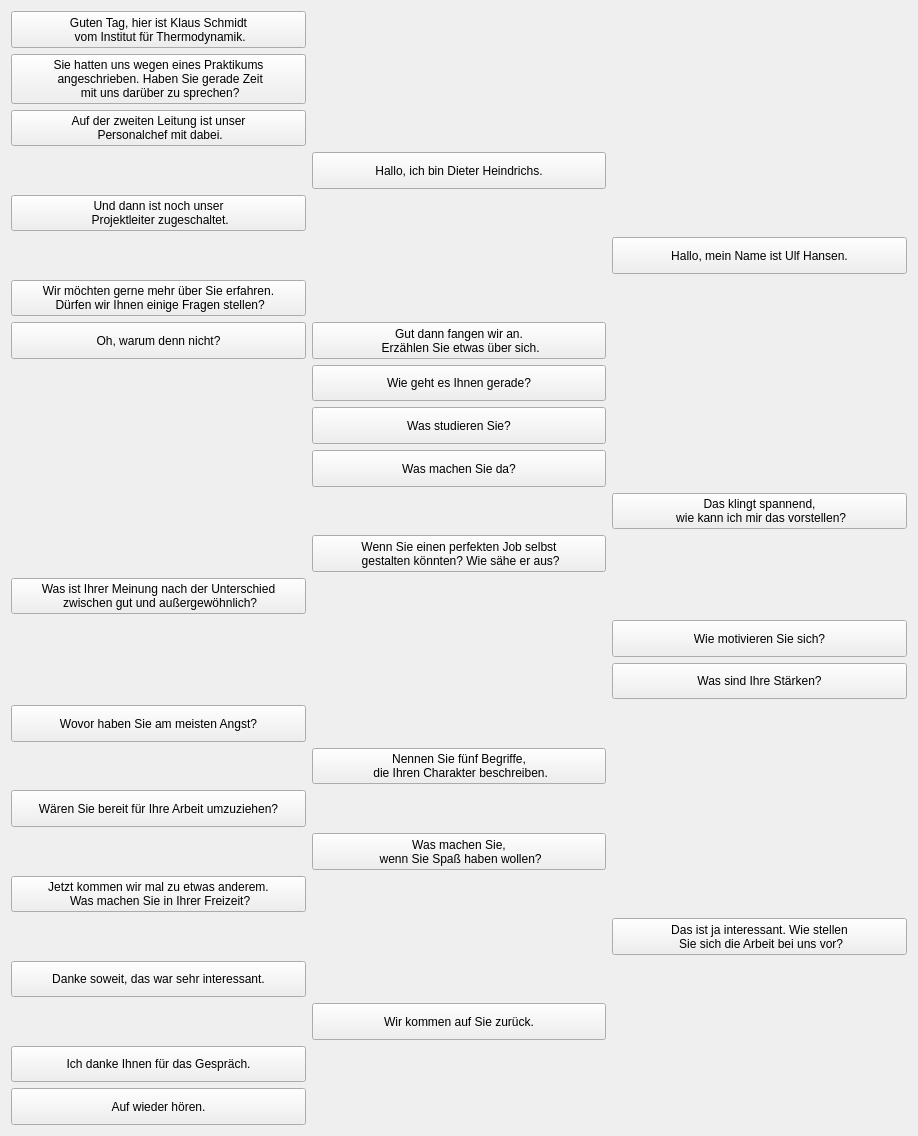
      <widget class="QWidget" name="scrollAreaWidgetContents">
       <property name="geometry">
        <rect>
         <x>0</x>
         <y>0</y>
         <width>918</width>
         <height>1136</height>
        </rect>
       </property>
       <layout class="QGridLayout" name="gridLayout">
        <item row="22" column="2">
         <widget class="QPushButton" name="pushButton_41">
          <property name="sizePolicy">
           <sizepolicy hsizetype="Minimum" vsizetype="Minimum">
            <horstretch>0</horstretch>
            <verstretch>0</verstretch>
           </sizepolicy>
          </property>
          <property name="text">
           <string>Was sind Ihre Stärken?</string>
          </property>
         </widget>
        </item>
        <item row="21" column="2">
         <widget class="QPushButton" name="pushButton_37">
          <property name="sizePolicy">
           <sizepolicy hsizetype="Minimum" vsizetype="Minimum">
            <horstretch>0</horstretch>
            <verstretch>0</verstretch>
           </sizepolicy>
          </property>
          <property name="text">
           <string>Wie motivieren Sie sich?</string>
          </property>
         </widget>
        </item>
        <item row="26" column="1">
         <widget class="QPushButton" name="pushButton_46">
          <property name="sizePolicy">
           <sizepolicy hsizetype="Minimum" vsizetype="Minimum">
            <horstretch>0</horstretch>
            <verstretch>0</verstretch>
           </sizepolicy>
          </property>
          <property name="text">
           <string>Nennen Sie fünf Begriffe, 
 die Ihren Charakter beschreiben.</string>
          </property>
         </widget>
        </item>
        <item row="42" column="0">
         <widget class="QPushButton" name="pushButton_69">
          <property name="sizePolicy">
           <sizepolicy hsizetype="Minimum" vsizetype="Minimum">
            <horstretch>0</horstretch>
            <verstretch>0</verstretch>
           </sizepolicy>
          </property>
          <property name="text">
           <string>Auf wieder hören.</string>
          </property>
         </widget>
        </item>
        <item row="39" column="1">
         <widget class="QPushButton" name="pushButton_64">
          <property name="sizePolicy">
           <sizepolicy hsizetype="Minimum" vsizetype="Minimum">
            <horstretch>0</horstretch>
            <verstretch>0</verstretch>
           </sizepolicy>
          </property>
          <property name="text">
           <string>Wir kommen auf Sie zurück.</string>
          </property>
         </widget>
        </item>
        <item row="30" column="1">
         <widget class="QPushButton" name="pushButton_49">
          <property name="sizePolicy">
           <sizepolicy hsizetype="Minimum" vsizetype="Minimum">
            <horstretch>0</horstretch>
            <verstretch>0</verstretch>
           </sizepolicy>
          </property>
          <property name="text">
           <string>Was machen Sie, 
 wenn Sie Spaß haben wollen?</string>
          </property>
         </widget>
        </item>
        <item row="13" column="1">
         <widget class="QPushButton" name="pushButton_34">
          <property name="sizePolicy">
           <sizepolicy hsizetype="Minimum" vsizetype="Minimum">
            <horstretch>0</horstretch>
            <verstretch>0</verstretch>
           </sizepolicy>
          </property>
          <property name="text">
           <string>Was machen Sie da?</string>
          </property>
         </widget>
        </item>
        <item row="11" column="1">
         <widget class="QPushButton" name="pushButton_16">
          <property name="sizePolicy">
           <sizepolicy hsizetype="Minimum" vsizetype="Minimum">
            <horstretch>0</horstretch>
            <verstretch>0</verstretch>
           </sizepolicy>
          </property>
          <property name="text">
           <string>Was studieren Sie?</string>
          </property>
         </widget>
        </item>
        <item row="10" column="1">
         <widget class="QPushButton" name="pushButton_23">
          <property name="sizePolicy">
           <sizepolicy hsizetype="Minimum" vsizetype="Minimum">
            <horstretch>0</horstretch>
            <verstretch>0</verstretch>
           </sizepolicy>
          </property>
          <property name="text">
           <string>Wie geht es Ihnen gerade?</string>
          </property>
         </widget>
        </item>
        <item row="9" column="1">
         <widget class="QPushButton" name="pushButton_27">
          <property name="sizePolicy">
           <sizepolicy hsizetype="Minimum" vsizetype="Minimum">
            <horstretch>0</horstretch>
            <verstretch>0</verstretch>
           </sizepolicy>
          </property>
          <property name="text">
           <string>Gut dann fangen wir an. 
 Erzählen Sie etwas über sich.</string>
          </property>
         </widget>
        </item>
        <item row="9" column="0">
         <widget class="QPushButton" name="pushButton_19">
          <property name="sizePolicy">
           <sizepolicy hsizetype="Minimum" vsizetype="Minimum">
            <horstretch>0</horstretch>
            <verstretch>0</verstretch>
           </sizepolicy>
          </property>
          <property name="text">
           <string>Oh, warum denn nicht?</string>
          </property>
         </widget>
        </item>
        <item row="7" column="2">
         <widget class="QPushButton" name="pushButton_22">
          <property name="sizePolicy">
           <sizepolicy hsizetype="Minimum" vsizetype="Minimum">
            <horstretch>0</horstretch>
            <verstretch>0</verstretch>
           </sizepolicy>
          </property>
          <property name="text">
           <string>Hallo, mein Name ist Ulf Hansen.</string>
          </property>
         </widget>
        </item>
        <item row="29" column="0">
         <widget class="QPushButton" name="pushButton_38">
          <property name="sizePolicy">
           <sizepolicy hsizetype="Minimum" vsizetype="Minimum">
            <horstretch>0</horstretch>
            <verstretch>0</verstretch>
           </sizepolicy>
          </property>
          <property name="text">
           <string>Wären Sie bereit für Ihre Arbeit umzuziehen?</string>
          </property>
         </widget>
        </item>
        <item row="3" column="1">
         <widget class="QPushButton" name="pushButton_11">
          <property name="sizePolicy">
           <sizepolicy hsizetype="Minimum" vsizetype="Minimum">
            <horstretch>0</horstretch>
            <verstretch>0</verstretch>
           </sizepolicy>
          </property>
          <property name="text">
           <string>Hallo, ich bin Dieter Heindrichs.</string>
          </property>
         </widget>
        </item>
        <item row="1" column="0">
         <widget class="QPushButton" name="pushButton_2">
          <property name="sizePolicy">
           <sizepolicy hsizetype="Minimum" vsizetype="Minimum">
            <horstretch>0</horstretch>
            <verstretch>0</verstretch>
           </sizepolicy>
          </property>
          <property name="text">
           <string>Sie hatten uns wegen eines Praktikums 
 angeschrieben. Haben Sie gerade Zeit 
 mit uns darüber zu sprechen?</string>
          </property>
         </widget>
        </item>
        <item row="5" column="0">
         <widget class="QPushButton" name="pushButton_13">
          <property name="sizePolicy">
           <sizepolicy hsizetype="Minimum" vsizetype="Minimum">
            <horstretch>0</horstretch>
            <verstretch>0</verstretch>
           </sizepolicy>
          </property>
          <property name="text">
           <string>Und dann ist noch unser 
 Projektleiter zugeschaltet.</string>
          </property>
         </widget>
        </item>
        <item row="2" column="0">
         <widget class="QPushButton" name="pushButton_3">
          <property name="sizePolicy">
           <sizepolicy hsizetype="Minimum" vsizetype="Minimum">
            <horstretch>0</horstretch>
            <verstretch>0</verstretch>
           </sizepolicy>
          </property>
          <property name="text">
           <string>Auf der zweiten Leitung ist unser 
 Personalchef mit dabei.</string>
          </property>
         </widget>
        </item>
        <item row="0" column="0">
         <widget class="QPushButton" name="pushButton_1">
          <property name="sizePolicy">
           <sizepolicy hsizetype="Minimum" vsizetype="Minimum">
            <horstretch>0</horstretch>
            <verstretch>0</verstretch>
           </sizepolicy>
          </property>
          <property name="text">
           <string>Guten Tag, hier ist Klaus Schmidt 
 vom Institut für Thermodynamik.</string>
          </property>
         </widget>
        </item>
        <item row="8" column="0">
         <widget class="QPushButton" name="pushButton_30">
          <property name="sizePolicy">
           <sizepolicy hsizetype="Minimum" vsizetype="Minimum">
            <horstretch>0</horstretch>
            <verstretch>0</verstretch>
           </sizepolicy>
          </property>
          <property name="text">
           <string>Wir möchten gerne mehr über Sie erfahren. 
 Dürfen wir Ihnen einige Fragen stellen?</string>
          </property>
         </widget>
        </item>
        <item row="24" column="0">
         <widget class="QPushButton" name="pushButton_32">
          <property name="sizePolicy">
           <sizepolicy hsizetype="Minimum" vsizetype="Minimum">
            <horstretch>0</horstretch>
            <verstretch>0</verstretch>
           </sizepolicy>
          </property>
          <property name="text">
           <string>Wovor haben Sie am meisten Angst?</string>
          </property>
         </widget>
        </item>
        <item row="19" column="0">
         <widget class="QPushButton" name="pushButton_55">
          <property name="sizePolicy">
           <sizepolicy hsizetype="Minimum" vsizetype="Minimum">
            <horstretch>0</horstretch>
            <verstretch>0</verstretch>
           </sizepolicy>
          </property>
          <property name="text">
           <string>Was ist Ihrer Meinung nach der Unterschied 
 zwischen gut und außergewöhnlich?</string>
          </property>
         </widget>
        </item>
        <item row="33" column="0">
         <widget class="QPushButton" name="pushButton_35">
          <property name="sizePolicy">
           <sizepolicy hsizetype="Minimum" vsizetype="Minimum">
            <horstretch>0</horstretch>
            <verstretch>0</verstretch>
           </sizepolicy>
          </property>
          <property name="text">
           <string>Jetzt kommen wir mal zu etwas anderem. 
 Was machen Sie in Ihrer Freizeit?</string>
          </property>
         </widget>
        </item>
        <item row="38" column="0">
         <widget class="QPushButton" name="pushButton_42">
          <property name="sizePolicy">
           <sizepolicy hsizetype="Minimum" vsizetype="Minimum">
            <horstretch>0</horstretch>
            <verstretch>0</verstretch>
           </sizepolicy>
          </property>
          <property name="text">
           <string>Danke soweit, das war sehr interessant.</string>
          </property>
         </widget>
        </item>
        <item row="18" column="1">
         <widget class="QPushButton" name="pushButton_45">
          <property name="sizePolicy">
           <sizepolicy hsizetype="Minimum" vsizetype="Minimum">
            <horstretch>0</horstretch>
            <verstretch>0</verstretch>
           </sizepolicy>
          </property>
          <property name="text">
           <string>Wenn Sie einen perfekten Job selbst 
 gestalten könnten? Wie sähe er aus?</string>
          </property>
         </widget>
        </item>
        <item row="41" column="0">
         <widget class="QPushButton" name="pushButton_63">
          <property name="sizePolicy">
           <sizepolicy hsizetype="Minimum" vsizetype="Minimum">
            <horstretch>0</horstretch>
            <verstretch>0</verstretch>
           </sizepolicy>
          </property>
          <property name="text">
           <string>Ich danke Ihnen für das Gespräch.</string>
          </property>
         </widget>
        </item>
        <item row="35" column="2">
         <widget class="QPushButton" name="pushButton_50">
          <property name="sizePolicy">
           <sizepolicy hsizetype="Minimum" vsizetype="Minimum">
            <horstretch>0</horstretch>
            <verstretch>0</verstretch>
           </sizepolicy>
          </property>
          <property name="text">
           <string>Das ist ja interessant. Wie stellen 
 Sie sich die Arbeit bei uns vor?</string>
          </property>
         </widget>
        </item>
        <item row="14" column="2">
         <widget class="QPushButton" name="pushButton_57">
          <property name="sizePolicy">
           <sizepolicy hsizetype="Minimum" vsizetype="Minimum">
            <horstretch>0</horstretch>
            <verstretch>0</verstretch>
           </sizepolicy>
          </property>
          <property name="text">
           <string>Das klingt spannend, 
 wie kann ich mir das vorstellen?</string>
          </property>
         </widget>
        </item>
       </layout>
      </widget>
